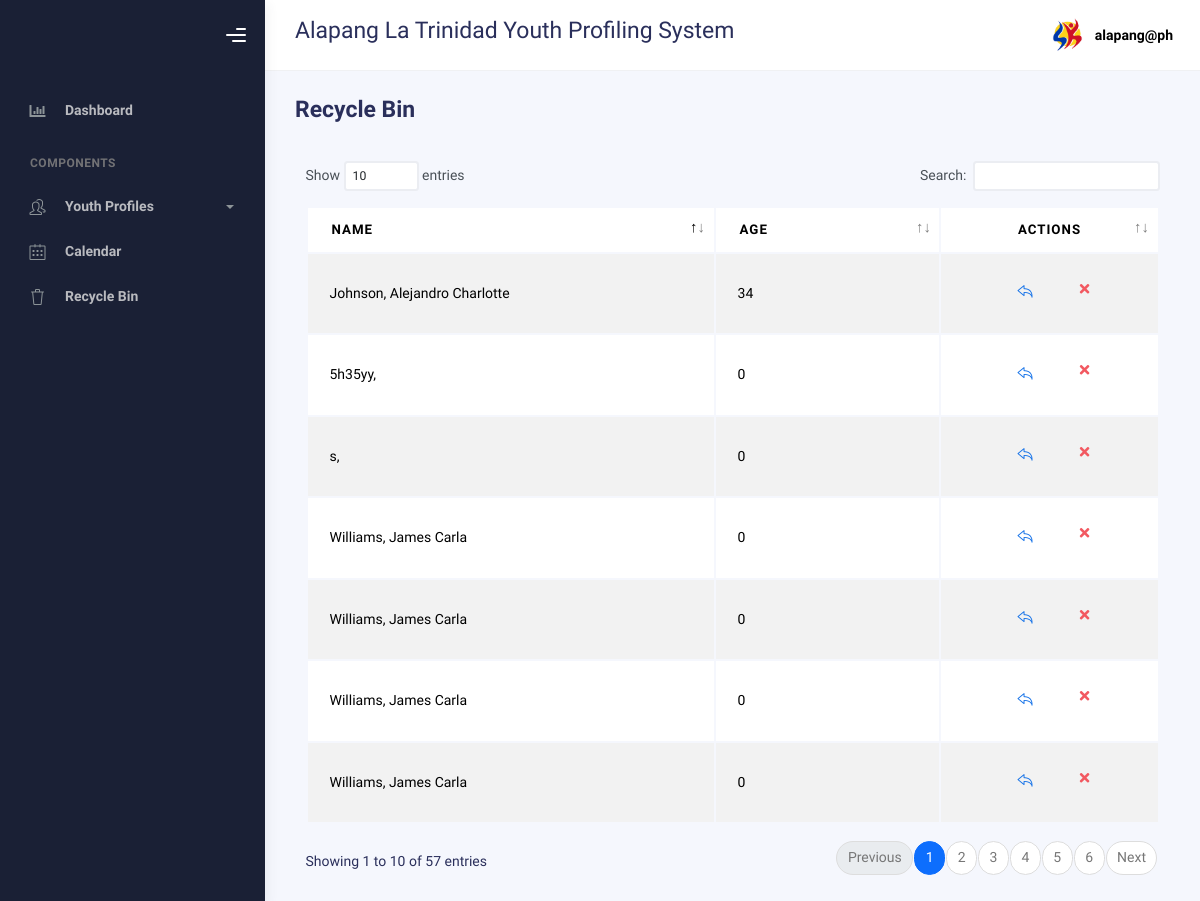
Page /admin/recycle.php (signed in) on the earlier database version.
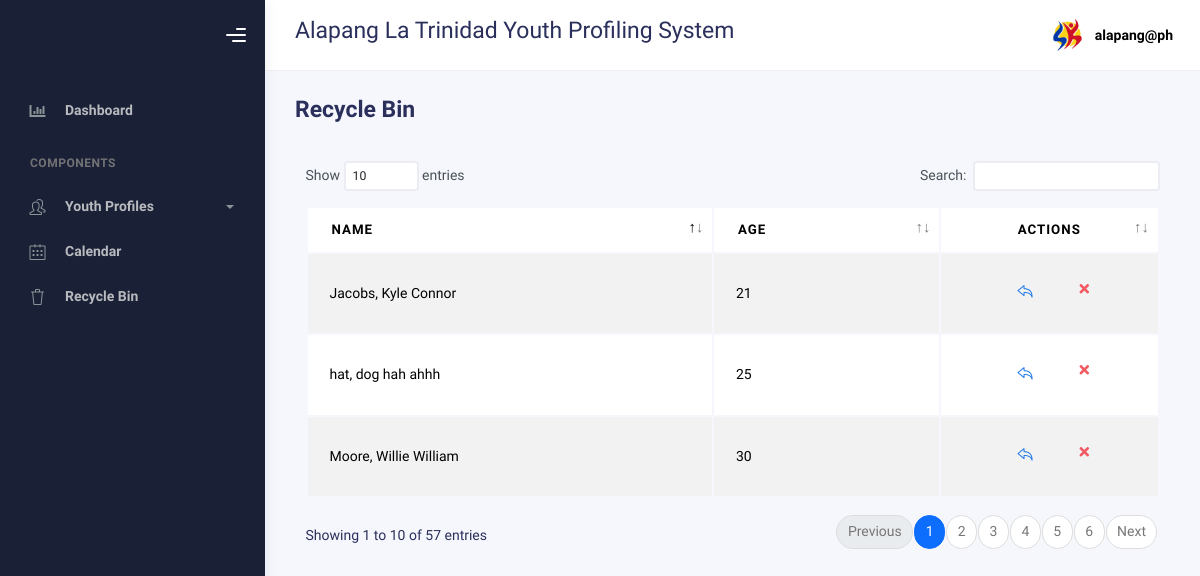
Same page on the later database version.
### tables this page shows
CREATE TABLE `barangay` (
  `ID` int(11) NOT NULL,
  `Brngy` varchar(50) NOT NULL,
  `Code` varchar(2) NOT NULL
);

CREATE TABLE `delete_profile` (
  `id` int(11) NOT NULL,
  `lname` varchar(100) DEFAULT NULL,
  `fname` varchar(100) DEFAULT NULL,
  `mname` varchar(100) DEFAULT NULL,
  `suffix` varchar(20) DEFAULT NULL,
  `region` varchar(100) DEFAULT NULL,
  `province` varchar(100) DEFAULT NULL,
  `municipality` varchar(100) DEFAULT NULL,
  `barangay` varchar(100) DEFAULT NULL,
  `sitio` varchar(50) DEFAULT NULL,
  `purok` varchar(100) DEFAULT NULL,
  `house_number` varchar(3) DEFAULT NULL,
  `sex` varchar(10) DEFAULT NULL,
  `age` int(11) DEFAULT NULL,
  `youth_with_needs` text DEFAULT NULL,
  `email` varchar(100) DEFAULT NULL,
  `birth_month` varchar(20) DEFAULT NULL,
  `birth_day` varchar(20) DEFAULT NULL,
  `birth_year` varchar(20) DEFAULT NULL,
  `contactnumber` varchar(20) DEFAULT NULL,
  `civil_status` varchar(20) DEFAULT NULL,
  `youth_classification` varchar(100) DEFAULT NULL,
  `age_group` varchar(50) DEFAULT NULL,
  `work_status` varchar(50) DEFAULT NULL,
  `educational_background` varchar(50) DEFAULT NULL,
  `register_sk_voter` varchar(50) DEFAULT NULL,
  `voted_last_election` varchar(3) DEFAULT NULL,
  `national_voter` varchar(50) DEFAULT NULL,
  `attended_kk` varchar(3) DEFAULT NULL,
  `times_attended_kk` int(11) DEFAULT NULL,
  `no_why` varchar(100) DEFAULT NULL,
  `date_created` varchar(50) DEFAULT NULL,
  `barangay_code` varchar(50) DEFAULT NULL
);

### admin/recycle.php (the view, shortened to what this page needs)
<?php
include("../connection/conne.php");
$select_sql = "SELECT * FROM delete_profile";
$result = mysqli_query($conn, $select_sql);
$barangay_code = "";
$fetch_barangay = "SELECT * FROM barangay WHERE CODE = '$_SESSION[code]'";
$fetch_barangay_result = mysqli_query($conn, $fetch_barangay);
while($row = mysqli_fetch_assoc($fetch_barangay_result)){
  $barangay_code = $row['Brngy'];
}
?>
<!DOCTYPE html>
<html lang="en">
<head>
    <link rel="stylesheet" href="../bootstrap/assets/css/bootstrap.min.css" />
    <link rel="stylesheet" href="../bootstrap/assets/css/plugins.min.css" />
    <link rel="stylesheet" href="../bootstrap/assets/css/kaiadmin.min.css" />
  </head>
  <body>
  <div class="wrapper">
      <div class="sidebar" data-background-color="dark">
        <div class="sidebar-logo">
          <div class="logo-header" data-background-color="dark">
            <div class="nav-toggle">
              <button class="btn btn-toggle toggle-sidebar">
                <i class="gg-menu-right"></i>
              </button>
            </div>
          </div>
        </div>
        <div class="sidebar-wrapper scrollbar scrollbar-inner">
          <div class="sidebar-content">
            <ul class="nav nav-secondary">
            <li class="nav-item">
                <a
                  href="homepage.php"
                  aria-expanded="false"
                >
                  <i class="fas fa-chart-bar"></i>
                  <p>Dashboard</p>
                </a>
              </li>
              <li class="nav-section">
                <h4 class="text-section">Components</h4>
              </li>
              <li class="nav-item">
               <a data-bs-toggle="collapse" href="#tables">
                <i class="fas icon-people"></i>
                <p>Youth Profiles</p>
                <span class="caret"></span>
              </a>
            </li>
              <li class="nav-item">
              <li class="nav-item">
                <a href="calendar.php">
                  <i class="fas icon-calendar"></i>
                  <p>Calendar</p>
                </a>
              </li>
              <li class="nav-item">
                <a href="recycle.php">
                  <i class="fas icon-trash"></i>
                  <p>Recycle Bin</p>
                </a>
              </li>
            </ul>
          </div>
        </div>
      </div>
      <div class="main-panel">
        <div class="main-header">
          <nav
            class="navbar navbar-header navbar-header-transparent navbar-expand-lg border-bottom"
          >
            <div class="container-fluid">
              <h3><?php echo $barangay_code; ?> La Trinidad Youth Profiling System</h3>
              <ul class="navbar-nav topbar-nav ms-md-auto align-items-center">
                <li class="nav-item topbar-user dropdown hidden-caret">
                  <a
                    class="dropdown-toggle profile-pic"
                    data-bs-toggle="dropdown"
                    aria-expanded="false">
                    <div class="avatar-sm">
                  <img src="../bootstrap/assets/img/profile.jpg" alt="..." class="avatar-img rounded-circle" />
                </div>
                <span class="profile-username">
                  <span class="fw-bold"><?php echo $_SESSION['email']; ?></span>
                </span>
              </a>
                </li>
              </ul>
            </div>
          </nav>
        </div>
        <div class="container">
          <div class="page-inner">
            <div class="page-header">
              <h3 class="fw-bold mb-3">Recycle Bin</h3>
              </div>
              <div class="card-body">
                        <div class="table-responsive">
                            <div id="basic-datatables_wrapper" class="dataTables_wrapper container-fluid dt-bootstrap4"><div class="row"><div class="col-sm-12 col-md-6"><div class="dataTables_length" id="basic-datatables_length"><label>Show <select name="basic-datatables_length" aria-controls="basic-datatables" class="form-control form-control-sm"><option value="10">10</option><option value="25">25</option><option value="50">50</option><option value="100">100</option></select> entries</label></div></div><div class="col-sm-12 col-md-6"><div id="basic-datatables_filter" class="dataTables_filter"><label>Search:<input type="search" class="form-control form-control-sm" placeholder="" aria-controls="basic-datatables"></label></div></div></div><div class="row"><div class="col-sm-12"><table id="basic-datatables" class="display table table-striped table-hover dataTable" role="grid" aria-describedby="basic-datatables_info">
                                <thead>
                                  <tr role="row">
                                      <th class="sorting_asc" tabindex="0" aria-controls="basic-datatables" rowspan="1" colspan="1" aria-sort="ascending" aria-label="Name: activate to sort column descending" style="width: 541.766px;">Name</th>
                                      <th class="sorting" tabindex="0" aria-controls="basic-datatables" rowspan="1" colspan="1" aria-label="Position: activate to sort column ascending" style="width: 265.516px;">Age</th>
                                      <th class="sorting" tabindex="0" aria-controls="basic-datatables" rowspan="1" colspan="1" aria-label="Office: activate to sort column ascending" style="width: 200.266px;"><center>Actions</center></th>
                                    </tr>
                                </thead>
                                <tbody>
                                <?php
                                while ($row = mysqli_fetch_assoc($result)) {
                                    echo "<tr>";
                                    echo "<td>" . $row['lname'] . ", " . $row['fname'] . " " . $row['mname'] . " " . $row['suffix'] . "</td>";
                                    echo "<td>" . $row['age'] . "</td>";
                                    echo '<td><center><div class="form-button-action">
                                            <a href="?action=restore&id=' . $row['id'] . '" class="btn btn-link btn-primary btn-lg" data-bs-toggle="tooltip" title="Restore">
                                                <i class="icon-action-undo"></i>
                                            </a>
                                            <a href="?action=delete&id=' . $row['id'] . '" class="btn btn-link btn-danger" data-bs-toggle="tooltip" title="Delete Permanently">
                                                <i class="fa fa-times"></i>
                                            </a>
                                            </div>
                                        </center></td>';
                                    echo "</tr>";
                                }
                                ?>
                                </tbody>
                            </table></div></div><div class="row"><div class="col-sm-12 col-md-5"><div class="dataTables_info" id="basic-datatables_info" role="status" aria-live="polite">Showing 1 to 10 of 57 entries</div></div><div class="col-sm-12 col-md-7"><div class="dataTables_paginate paging_simple_numbers" id="basic-datatables_paginate"><ul class="pagination"><li class="paginate_button page-item previous disabled" id="basic-datatables_previous"><a href="#" aria-controls="basic-datatables" data-dt-idx="0" tabindex="0" class="page-link">Previous</a></li><li class="paginate_button page-item active"><a href="#" aria-controls="basic-datatables" data-dt-idx="1" tabindex="0" class="page-link">1</a></li><li class="paginate_button page-item "><a href="#" aria-controls="basic-datatables" data-dt-idx="2" tabindex="0" class="page-link">2</a></li><li class="paginate_button page-item "><a href="#" aria-controls="basic-datatables" data-dt-idx="3" tabindex="0" class="page-link">3</a></li><li class="paginate_button page-item "><a href="#" aria-controls="basic-datatables" data-dt-idx="4" tabindex="0" class="page-link">4</a></li><li class="paginate_button page-item "><a href="#" aria-controls="basic-datatables" data-dt-idx="5" tabindex="0" class="page-link">5</a></li><li class="paginate_button page-item "><a href="#" aria-controls="basic-datatables" data-dt-idx="6" tabindex="0" class="page-link">6</a></li><li class="paginate_button page-item next" id="basic-datatables_next"><a href="#" aria-controls="basic-datatables" data-dt-idx="7" tabindex="0" class="page-link">Next</a></li></ul></div></div></div></div>
                        </div>
                    </div>
    </body>
</html>

Differences in the rows shown:
removed delete_profile: lname "Johnson", fname "Alejandro", mname "Charlotte", age "34"
removed delete_profile: lname "5h35yy", age "0"
removed delete_profile: lname "s", age "0"
removed delete_profile: lname "Williams", fname "James", mname "Carla", age "0"
removed delete_profile: lname "Williams", fname "James", mname "Carla", age "0"
removed delete_profile: lname "Williams", fname "James", mname "Carla", age "0"
removed delete_profile: lname "Williams", fname "James", mname "Carla", age "0"
added delete_profile: lname "Jacobs", fname "Kyle", mname "Connor", age "21"
added delete_profile: lname "hat", fname "dog", mname "hah", suffix "ahhh", age "25"
added delete_profile: lname "Moore", fname "Willie", mname "William", age "30"
